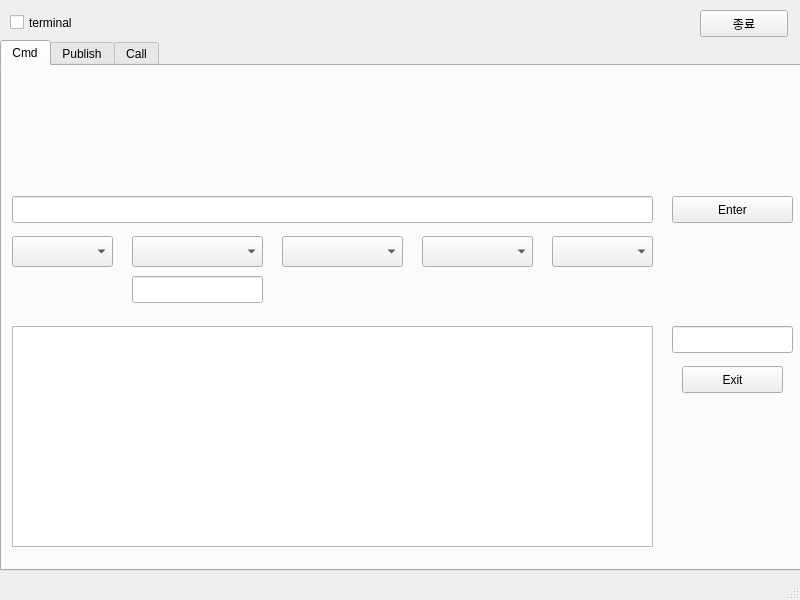
<?xml version="1.0" encoding="UTF-8"?>
<ui version="4.0">
 <class>MainWindow</class>
 <widget class="QMainWindow" name="MainWindow">
  <property name="geometry">
   <rect>
    <x>0</x>
    <y>0</y>
    <width>800</width>
    <height>600</height>
   </rect>
  </property>
  <property name="windowTitle">
   <string>MainWindow</string>
  </property>
  <widget class="QWidget" name="centralwidget">
   <widget class="QTabWidget" name="tabWidget">
    <property name="geometry">
     <rect>
      <x>0</x>
      <y>40</y>
      <width>801</width>
      <height>531</height>
     </rect>
    </property>
    <property name="layoutDirection">
     <enum>Qt::LeftToRight</enum>
    </property>
    <property name="currentIndex">
     <number>0</number>
    </property>
    <widget class="QWidget" name="tab">
     <attribute name="title">
      <string>Cmd</string>
     </attribute>
     <widget class="QLineEdit" name="lineCmd">
      <property name="geometry">
       <rect>
        <x>10</x>
        <y>130</y>
        <width>641</width>
        <height>27</height>
       </rect>
      </property>
     </widget>
     <widget class="QPushButton" name="btnCmd">
      <property name="geometry">
       <rect>
        <x>670</x>
        <y>130</y>
        <width>121</width>
        <height>27</height>
       </rect>
      </property>
      <property name="text">
       <string>Enter</string>
      </property>
     </widget>
     <widget class="QComboBox" name="comboCmd_1">
      <property name="geometry">
       <rect>
        <x>10</x>
        <y>170</y>
        <width>101</width>
        <height>31</height>
       </rect>
      </property>
     </widget>
     <widget class="QComboBox" name="comboCmd_2">
      <property name="geometry">
       <rect>
        <x>130</x>
        <y>170</y>
        <width>131</width>
        <height>31</height>
       </rect>
      </property>
     </widget>
     <widget class="QComboBox" name="comboCmd_3">
      <property name="geometry">
       <rect>
        <x>280</x>
        <y>170</y>
        <width>121</width>
        <height>31</height>
       </rect>
      </property>
     </widget>
     <widget class="QComboBox" name="comboCmd_4">
      <property name="geometry">
       <rect>
        <x>420</x>
        <y>170</y>
        <width>111</width>
        <height>31</height>
       </rect>
      </property>
     </widget>
     <widget class="QComboBox" name="comboCmd_5">
      <property name="geometry">
       <rect>
        <x>550</x>
        <y>170</y>
        <width>101</width>
        <height>31</height>
       </rect>
      </property>
     </widget>
     <widget class="QLineEdit" name="lineSearchpkg">
      <property name="geometry">
       <rect>
        <x>130</x>
        <y>210</y>
        <width>131</width>
        <height>27</height>
       </rect>
      </property>
     </widget>
     <widget class="QLineEdit" name="linePro">
      <property name="geometry">
       <rect>
        <x>670</x>
        <y>260</y>
        <width>121</width>
        <height>27</height>
       </rect>
      </property>
     </widget>
     <widget class="QPushButton" name="btnExit">
      <property name="geometry">
       <rect>
        <x>680</x>
        <y>300</y>
        <width>101</width>
        <height>27</height>
       </rect>
      </property>
      <property name="text">
       <string>Exit</string>
      </property>
     </widget>
     <widget class="QListWidget" name="listWidget">
      <property name="geometry">
       <rect>
        <x>10</x>
        <y>260</y>
        <width>641</width>
        <height>221</height>
       </rect>
      </property>
     </widget>
    </widget>
    <widget class="QWidget" name="tab_2">
     <attribute name="title">
      <string>Publish</string>
     </attribute>
     <widget class="QLabel" name="label">
      <property name="geometry">
       <rect>
        <x>60</x>
        <y>20</y>
        <width>71</width>
        <height>19</height>
       </rect>
      </property>
      <property name="text">
       <string>topic 이름</string>
      </property>
     </widget>
     <widget class="QPushButton" name="btnTopiclistReset">
      <property name="geometry">
       <rect>
        <x>170</x>
        <y>20</y>
        <width>91</width>
        <height>27</height>
       </rect>
      </property>
      <property name="text">
       <string>새로고침</string>
      </property>
     </widget>
     <widget class="QComboBox" name="comboTopiclist">
      <property name="geometry">
       <rect>
        <x>40</x>
        <y>50</y>
        <width>111</width>
        <height>27</height>
       </rect>
      </property>
     </widget>
     <widget class="QPushButton" name="btnTopic">
      <property name="geometry">
       <rect>
        <x>170</x>
        <y>50</y>
        <width>91</width>
        <height>27</height>
       </rect>
      </property>
      <property name="text">
       <string>확인</string>
      </property>
     </widget>
     <widget class="QLabel" name="label_2">
      <property name="geometry">
       <rect>
        <x>50</x>
        <y>110</y>
        <width>66</width>
        <height>19</height>
       </rect>
      </property>
      <property name="text">
       <string>&lt;linear&gt;</string>
      </property>
     </widget>
     <widget class="QLabel" name="label_3">
      <property name="geometry">
       <rect>
        <x>50</x>
        <y>140</y>
        <width>66</width>
        <height>19</height>
       </rect>
      </property>
      <property name="text">
       <string>float64 x</string>
      </property>
     </widget>
     <widget class="QLabel" name="label_4">
      <property name="geometry">
       <rect>
        <x>50</x>
        <y>170</y>
        <width>66</width>
        <height>19</height>
       </rect>
      </property>
      <property name="text">
       <string>float64 y</string>
      </property>
     </widget>
     <widget class="QLabel" name="label_5">
      <property name="geometry">
       <rect>
        <x>50</x>
        <y>200</y>
        <width>66</width>
        <height>19</height>
       </rect>
      </property>
      <property name="text">
       <string>float64 z</string>
      </property>
     </widget>
     <widget class="QLabel" name="label_11">
      <property name="geometry">
       <rect>
        <x>50</x>
        <y>270</y>
        <width>66</width>
        <height>19</height>
       </rect>
      </property>
      <property name="text">
       <string>&lt;angular&gt;</string>
      </property>
     </widget>
     <widget class="QLabel" name="label_12">
      <property name="geometry">
       <rect>
        <x>50</x>
        <y>300</y>
        <width>66</width>
        <height>19</height>
       </rect>
      </property>
      <property name="text">
       <string>float64 x</string>
      </property>
     </widget>
     <widget class="QLabel" name="label_13">
      <property name="geometry">
       <rect>
        <x>50</x>
        <y>330</y>
        <width>66</width>
        <height>19</height>
       </rect>
      </property>
      <property name="text">
       <string>float64 y</string>
      </property>
     </widget>
     <widget class="QLabel" name="label_14">
      <property name="geometry">
       <rect>
        <x>50</x>
        <y>360</y>
        <width>66</width>
        <height>19</height>
       </rect>
      </property>
      <property name="text">
       <string>float64 z</string>
      </property>
     </widget>
     <widget class="QLineEdit" name="linelix">
      <property name="geometry">
       <rect>
        <x>140</x>
        <y>140</y>
        <width>113</width>
        <height>27</height>
       </rect>
      </property>
     </widget>
     <widget class="QLineEdit" name="lineliy">
      <property name="geometry">
       <rect>
        <x>140</x>
        <y>170</y>
        <width>113</width>
        <height>27</height>
       </rect>
      </property>
     </widget>
     <widget class="QLineEdit" name="lineliz">
      <property name="geometry">
       <rect>
        <x>140</x>
        <y>200</y>
        <width>113</width>
        <height>27</height>
       </rect>
      </property>
     </widget>
     <widget class="QLineEdit" name="lineanx">
      <property name="geometry">
       <rect>
        <x>140</x>
        <y>300</y>
        <width>113</width>
        <height>27</height>
       </rect>
      </property>
     </widget>
     <widget class="QLineEdit" name="lineany">
      <property name="geometry">
       <rect>
        <x>140</x>
        <y>330</y>
        <width>113</width>
        <height>27</height>
       </rect>
      </property>
     </widget>
     <widget class="QLineEdit" name="lineanz">
      <property name="geometry">
       <rect>
        <x>140</x>
        <y>360</y>
        <width>113</width>
        <height>27</height>
       </rect>
      </property>
     </widget>
     <widget class="QLabel" name="label_15">
      <property name="geometry">
       <rect>
        <x>490</x>
        <y>20</y>
        <width>81</width>
        <height>19</height>
       </rect>
      </property>
      <property name="text">
       <string>&lt;msgType&gt;</string>
      </property>
     </widget>
     <widget class="QLineEdit" name="lineTopicmsg">
      <property name="geometry">
       <rect>
        <x>300</x>
        <y>50</y>
        <width>481</width>
        <height>27</height>
       </rect>
      </property>
     </widget>
     <widget class="QLabel" name="label_16">
      <property name="geometry">
       <rect>
        <x>490</x>
        <y>140</y>
        <width>91</width>
        <height>19</height>
       </rect>
      </property>
      <property name="text">
       <string>&lt;command&gt;</string>
      </property>
     </widget>
     <widget class="QLineEdit" name="linePubcmd">
      <property name="geometry">
       <rect>
        <x>300</x>
        <y>170</y>
        <width>481</width>
        <height>27</height>
       </rect>
      </property>
     </widget>
     <widget class="QCheckBox" name="checkOnce">
      <property name="geometry">
       <rect>
        <x>300</x>
        <y>250</y>
        <width>92</width>
        <height>25</height>
       </rect>
      </property>
      <property name="text">
       <string>한번만</string>
      </property>
     </widget>
     <widget class="QPushButton" name="btnPub">
      <property name="geometry">
       <rect>
        <x>300</x>
        <y>280</y>
        <width>88</width>
        <height>27</height>
       </rect>
      </property>
      <property name="text">
       <string>pub</string>
      </property>
     </widget>
     <widget class="QPushButton" name="btnPubEnd">
      <property name="geometry">
       <rect>
        <x>400</x>
        <y>280</y>
        <width>88</width>
        <height>27</height>
       </rect>
      </property>
      <property name="text">
       <string>종료</string>
      </property>
     </widget>
     <widget class="QPushButton" name="btnPosestop">
      <property name="geometry">
       <rect>
        <x>450</x>
        <y>330</y>
        <width>88</width>
        <height>27</height>
       </rect>
      </property>
      <property name="text">
       <string>정지</string>
      </property>
     </widget>
     <widget class="QPushButton" name="btnPose">
      <property name="geometry">
       <rect>
        <x>350</x>
        <y>330</y>
        <width>88</width>
        <height>27</height>
       </rect>
      </property>
      <property name="text">
       <string>보기</string>
      </property>
     </widget>
     <widget class="QLabel" name="label_17">
      <property name="geometry">
       <rect>
        <x>290</x>
        <y>330</y>
        <width>66</width>
        <height>19</height>
       </rect>
      </property>
      <property name="text">
       <string>현재위치</string>
      </property>
     </widget>
     <widget class="QLineEdit" name="linePose">
      <property name="geometry">
       <rect>
        <x>550</x>
        <y>330</y>
        <width>231</width>
        <height>27</height>
       </rect>
      </property>
     </widget>
     <widget class="QTextEdit" name="textEcho">
      <property name="geometry">
       <rect>
        <x>290</x>
        <y>370</y>
        <width>491</width>
        <height>121</height>
       </rect>
      </property>
     </widget>
    </widget>
    <widget class="QWidget" name="tab_3">
     <attribute name="title">
      <string>Call</string>
     </attribute>
     <widget class="QPushButton" name="btnServiceReset">
      <property name="geometry">
       <rect>
        <x>170</x>
        <y>10</y>
        <width>91</width>
        <height>27</height>
       </rect>
      </property>
      <property name="text">
       <string>새로고침</string>
      </property>
     </widget>
     <widget class="QTextEdit" name="textCallshow">
      <property name="geometry">
       <rect>
        <x>300</x>
        <y>240</y>
        <width>481</width>
        <height>221</height>
       </rect>
      </property>
     </widget>
     <widget class="QLineEdit" name="lineSrvtype">
      <property name="geometry">
       <rect>
        <x>300</x>
        <y>40</y>
        <width>481</width>
        <height>27</height>
       </rect>
      </property>
     </widget>
     <widget class="QLineEdit" name="lineCallcmd">
      <property name="geometry">
       <rect>
        <x>300</x>
        <y>160</y>
        <width>481</width>
        <height>27</height>
       </rect>
      </property>
     </widget>
     <widget class="QLabel" name="label_18">
      <property name="geometry">
       <rect>
        <x>490</x>
        <y>10</y>
        <width>81</width>
        <height>19</height>
       </rect>
      </property>
      <property name="text">
       <string>&lt;msgType&gt;</string>
      </property>
     </widget>
     <widget class="QPushButton" name="btnCall">
      <property name="geometry">
       <rect>
        <x>690</x>
        <y>200</y>
        <width>88</width>
        <height>27</height>
       </rect>
      </property>
      <property name="text">
       <string>call</string>
      </property>
     </widget>
     <widget class="QComboBox" name="comboServicelist">
      <property name="geometry">
       <rect>
        <x>40</x>
        <y>40</y>
        <width>111</width>
        <height>27</height>
       </rect>
      </property>
     </widget>
     <widget class="QLabel" name="label_19">
      <property name="geometry">
       <rect>
        <x>490</x>
        <y>130</y>
        <width>91</width>
        <height>19</height>
       </rect>
      </property>
      <property name="text">
       <string>&lt;command&gt;</string>
      </property>
     </widget>
     <widget class="QLabel" name="label_6">
      <property name="geometry">
       <rect>
        <x>60</x>
        <y>10</y>
        <width>81</width>
        <height>19</height>
       </rect>
      </property>
      <property name="text">
       <string>service 이름</string>
      </property>
     </widget>
     <widget class="QPushButton" name="btnService">
      <property name="geometry">
       <rect>
        <x>170</x>
        <y>40</y>
        <width>91</width>
        <height>27</height>
       </rect>
      </property>
      <property name="text">
       <string>확인</string>
      </property>
     </widget>
     <widget class="QTextEdit" name="textSrv">
      <property name="geometry">
       <rect>
        <x>40</x>
        <y>80</y>
        <width>221</width>
        <height>381</height>
       </rect>
      </property>
     </widget>
    </widget>
   </widget>
   <widget class="QPushButton" name="btnEndAll">
    <property name="geometry">
     <rect>
      <x>700</x>
      <y>10</y>
      <width>88</width>
      <height>27</height>
     </rect>
    </property>
    <property name="text">
     <string>종료</string>
    </property>
   </widget>
   <widget class="QCheckBox" name="checkTerminal">
    <property name="geometry">
     <rect>
      <x>10</x>
      <y>10</y>
      <width>92</width>
      <height>25</height>
     </rect>
    </property>
    <property name="text">
     <string>terminal</string>
    </property>
   </widget>
  </widget>
  <widget class="QStatusBar" name="statusbar"/>
 </widget>
 <resources/>
 <connections/>
</ui>
